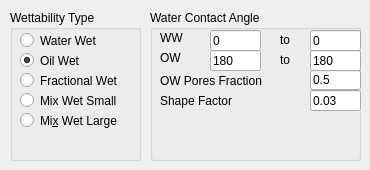
        <widget class="QWidget" name="tab_4">
         <attribute name="title">
          <string>Wettability</string>
         </attribute>
         <widget class="QGroupBox" name="groupBox">
          <property name="geometry">
           <rect>
            <x>10</x>
            <y>10</y>
            <width>131</width>
            <height>151</height>
           </rect>
          </property>
          <property name="title">
           <string>Wettability Type</string>
          </property>
          <property name="flat">
           <bool>true</bool>
          </property>
          <widget class="QRadioButton" name="wwSpinBox">
           <property name="geometry">
            <rect>
             <x>10</x>
             <y>20</y>
             <width>121</width>
             <height>21</height>
            </rect>
           </property>
           <property name="text">
            <string>Water Wet</string>
           </property>
           <property name="checked">
            <bool>false</bool>
           </property>
          </widget>
          <widget class="QRadioButton" name="owSpinBox">
           <property name="geometry">
            <rect>
             <x>10</x>
             <y>40</y>
             <width>121</width>
             <height>21</height>
            </rect>
           </property>
           <property name="text">
            <string>Oil Wet</string>
           </property>
           <property name="checked">
            <bool>true</bool>
           </property>
          </widget>
          <widget class="QRadioButton" name="mwlSpinBox">
           <property name="geometry">
            <rect>
             <x>10</x>
             <y>100</y>
             <width>121</width>
             <height>21</height>
            </rect>
           </property>
           <property name="text">
            <string>Mi&amp;x Wet Large</string>
           </property>
          </widget>
          <widget class="QRadioButton" name="fwSpinBox">
           <property name="geometry">
            <rect>
             <x>10</x>
             <y>60</y>
             <width>121</width>
             <height>21</height>
            </rect>
           </property>
           <property name="text">
            <string>Fractional Wet</string>
           </property>
          </widget>
          <widget class="QRadioButton" name="mwsSpinBox">
           <property name="geometry">
            <rect>
             <x>10</x>
             <y>80</y>
             <width>121</width>
             <height>21</height>
            </rect>
           </property>
           <property name="text">
            <string>Mix Wet Small</string>
           </property>
          </widget>
         </widget>
         <widget class="QGroupBox" name="groupBox_2">
          <property name="geometry">
           <rect>
            <x>150</x>
            <y>10</y>
            <width>211</width>
            <height>151</height>
           </rect>
          </property>
          <property name="title">
           <string>Water Contact Angle</string>
          </property>
          <property name="flat">
           <bool>true</bool>
          </property>
          <widget class="QLabel" name="waterWetLabel">
           <property name="geometry">
            <rect>
             <x>10</x>
             <y>20</y>
             <width>41</width>
             <height>16</height>
            </rect>
           </property>
           <property name="text">
            <string>WW</string>
           </property>
          </widget>
          <widget class="QLabel" name="oilWetLabel">
           <property name="geometry">
            <rect>
             <x>10</x>
             <y>40</y>
             <width>41</width>
             <height>16</height>
            </rect>
           </property>
           <property name="text">
            <string>OW</string>
           </property>
          </widget>
          <widget class="QLabel" name="to1Label">
           <property name="geometry">
            <rect>
             <x>130</x>
             <y>20</y>
             <width>31</width>
             <height>20</height>
            </rect>
           </property>
           <property name="text">
            <string>to</string>
           </property>
          </widget>
          <widget class="QLabel" name="to2Label">
           <property name="geometry">
            <rect>
             <x>130</x>
             <y>40</y>
             <width>31</width>
             <height>20</height>
            </rect>
           </property>
           <property name="text">
            <string>to</string>
           </property>
          </widget>
          <widget class="QLabel" name="oilWetFractionLabel">
           <property name="geometry">
            <rect>
             <x>10</x>
             <y>60</y>
             <width>151</width>
             <height>21</height>
            </rect>
           </property>
           <property name="text">
            <string>OW Pores Fraction</string>
           </property>
          </widget>
          <widget class="QLabel" name="label_12">
           <property name="geometry">
            <rect>
             <x>10</x>
             <y>80</y>
             <width>151</width>
             <height>21</height>
            </rect>
           </property>
           <property name="text">
            <string>Shape Factor</string>
           </property>
          </widget>
          <widget class="QLineEdit" name="shapeFactor">
           <property name="geometry">
            <rect>
             <x>160</x>
             <y>80</y>
             <width>51</width>
             <height>21</height>
            </rect>
           </property>
           <property name="text">
            <string>0.03</string>
           </property>
           <property name="placeholderText">
            <string>um</string>
           </property>
          </widget>
          <widget class="QLineEdit" name="minWWThetaSpinBox">
           <property name="geometry">
            <rect>
             <x>60</x>
             <y>20</y>
             <width>51</width>
             <height>21</height>
            </rect>
           </property>
           <property name="toolTip">
            <string>deg</string>
           </property>
           <property name="text">
            <string>0</string>
           </property>
          </widget>
          <widget class="QLineEdit" name="maxWWThetaSpinBox">
           <property name="geometry">
            <rect>
             <x>160</x>
             <y>20</y>
             <width>51</width>
             <height>21</height>
            </rect>
           </property>
           <property name="toolTip">
            <string>deg</string>
           </property>
           <property name="text">
            <string>0</string>
           </property>
          </widget>
          <widget class="QLineEdit" name="minOWThetaSpinBox">
           <property name="geometry">
            <rect>
             <x>60</x>
             <y>40</y>
             <width>51</width>
             <height>21</height>
            </rect>
           </property>
           <property name="toolTip">
            <string>deg</string>
           </property>
           <property name="text">
            <string>180</string>
           </property>
          </widget>
          <widget class="QLineEdit" name="maxOWThetaSpinBox">
           <property name="geometry">
            <rect>
             <x>160</x>
             <y>40</y>
             <width>51</width>
             <height>21</height>
            </rect>
           </property>
           <property name="toolTip">
            <string>deg</string>
           </property>
           <property name="text">
            <string>180</string>
           </property>
          </widget>
          <widget class="QLineEdit" name="owFractionSpinBox">
           <property name="geometry">
            <rect>
             <x>160</x>
             <y>60</y>
             <width>51</width>
             <height>20</height>
            </rect>
           </property>
           <property name="toolTip">
            <string>fraction</string>
           </property>
           <property name="text">
            <string>0.5</string>
           </property>
          </widget>
         </widget>
        </widget>
